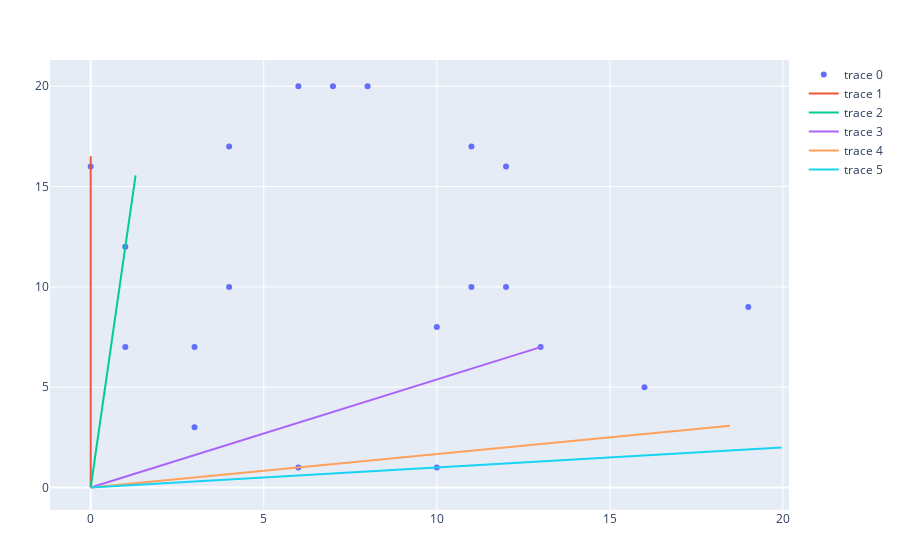

Write notebook code for a chart like this one.
### Code cell
FinalConicHull(m1)

### Figure 1 — Plotly figure (JSON) as saved in the notebook; plotly's stock layout.template omitted (floating-point values rounded to 4 significant figures)
{"data": [{"mode": "markers", "type": "scatter", "x": [10, 19, 1, 11, 12, 16, 8, 11, 6, 4, 4, 10, 13, 12, 3, 0, 1, 7, 3, 6], "y": [8, 9, 7, 17, 10, 5, 20, 10, 1, 17, 10, 1, 7, 16, 7, 16, 12, 20, 3, 20]}, {"mode": "lines", "type": "scatter", "x": [0, 0], "y": [16.51, 0]}, {"mode": "lines", "type": "scatter", "x": [1.297, 0], "y": [15.56, 0]}, {"mode": "lines", "type": "scatter", "x": [13.04, 0], "y": [7.024, 0]}, {"mode": "lines", "type": "scatter", "x": [18.47, 0], "y": [3.079, 0]}, {"mode": "lines", "type": "scatter", "x": [19.96, 0], "y": [1.996, 0]}], "layout": {"margin": {"b": 50, "l": 50, "r": 50, "t": 60}}}
